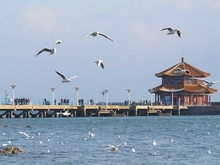
%> input picture 1.1 图像多分辨率金字塔/1.1 图像多分辨率金字塔/qingdao.JPG, 220 x 165 px, shrunk from 480 x 360 before the run
$ octave --eval "result = SIFT(rgb2gray(imread('../../1.1 图像多分辨率金字塔/1.1 图像多分辨率金字塔/qingdao.JPG')));"   (GNU Octave 9; MATLAB toolbox functions it lacks are replaced by stand-ins)
%> lines starting %> are read from the running program, lines starting %| are printed output that depends on the picture; in (x1, y1, x2, y2) boxes, pixels count from 0 and x2, y2 are one past the last pixel; in counts of white or black regions, pixels touching at a corner belong together; the program's own positions count from 1
### 1.6 尺度不变特征提取/1.6 尺度不变特征提取/gaussian_filter.m
function g = gaussian_filter( sigma)

% 功能：生成一维高斯滤波器
% 输入：
% sigma – 高斯滤波器的标准差
% 输出：
% g – 高斯滤波器

   sample = 7.0/2.0;

n = 2*round(sample * sigma)+1;

x=1:n;
x=x-ceil(n/2);

g = exp(-(x.^2)/(2*sigma^2))/(sigma*sqrt(2*pi));

### 1.6 尺度不变特征提取/1.6 尺度不变特征提取/SIFT.m
function [ pos, scale, orient, desc ] = SIFT( im, octaves, intervals, object_mask, contrast_threshold, curvature_threshold, interactive )

% 功能：提取灰度图像的尺度不变特征（SIFT特征）
% 输入:
% im - 灰度图像，该图像的灰度值在0到1之间（注意：应首先对输入图像的灰度值进行归一化处理）
% octaves - 金字塔的组数：octaves (默认值为4).
% intervals - 该输入参数决定每组金字塔的层数(默认值为 2).
% object_mask - 确定图像中尺度不变特征点的搜索区域，如果没有特别指出，则算法将搜索整个图像
% contrast_threshold - 对比度阈值(默认值为0.03).
% curvature_threshold - 曲率阈值（默认值为10.0）.
% interactive - 函数运行显示标志，将其设定为1,则显示算法运行时间和过程的相关信息；
% 如果将其设定为2，则仅显示最终运行记过(default = 1).
% 输出:
% pos - Nx2 矩阵，每一行包括尺度不变特征点的坐标(x,y)
% scale - Nx3 矩阵，每一行包括尺度不变特征点的尺度信息(第一列是尺度不变特征点所在的组，
%   第二列是其所在的层, 第三列是尺度不变特征点的sigma).
% orient - Nx1 向量，每个元素是特征点的主方向，其范围在 [-pi,pi)之间.
% desc - Nx128 矩阵，每一行包含特征点的特征向量.
% 参考文献:
% [1] David G. Lowe, "Distinctive Image Features from Sacle-Invariant Keypoints",
%     accepted for publicatoin in the International Journal of Computer
%     Vision, 2004.
% [2] David G. Lowe, "Object Recognition from Local Scale-Invariant Features",
%     Proc. of the International Conference on Computer Vision, Corfu,
%     September 1999.
%
% Xiaochuan ZHAO;zhaoxch@bit.edu.cn


% 设定输入量的默认值
if ~exist('octaves')
   octaves = 4;
end
if ~exist('intervals')
   intervals = 2;
end
if ~exist('object_mask')
   object_mask = ones(size(im));
end
if size(object_mask) ~= size(im)
   object_mask = ones(size(im));
end
if ~exist('contrast_threshold')
   contrast_threshold = 0.02;
end
if ~exist('curvature_threshold')
   curvature_threshold = 10.0;
end
if ~exist('interactive')
   interactive = 1;
end


% 检验输入灰度图像的像素灰度值是否已归一化到[0,1]
if( (min(im(:)) < 0) | (max(im(:)) > 1) )
   fprintf( 2, 'Warning: image not normalized to [0,1].\n' );
end


% 将输入图像经过高斯平滑处理，采用双线性差值将其扩大一倍.
if interactive >= 1
   fprintf( 2, 'Doubling image size for first octave...\n' );
end
tic;
antialias_sigma = 0.5;
if antialias_sigma == 0
   signal = im;
else
   g = gaussian_filter( antialias_sigma );
   if exist('corrsep') == 3
	   signal = corrsep( g, g, im );
   else
      signal = conv2( g, g, im, 'same' );
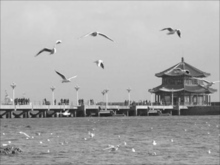
%> signal: size 165x220 double; min 30.94, max 254.9, mean 169.4
   end
end
signal = im;
%> signal: size 165x220 uint8
[X Y] = meshgrid( 1:0.5:size(signal,2), 1:0.5:size(signal,1) );
signal = interp2( signal, X, Y, '*linear' );
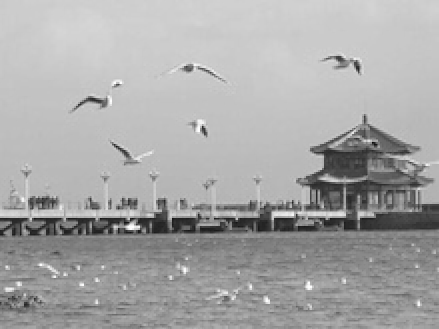
%> signal: size 329x439 uint8; min 6, max 254, mean 167.2
subsample = [0.5]; %  降采样率；


%下一步是生成高斯和差分高斯(DOG)金字塔，这两个金字塔的数据分别存储在名为gauss_pyr{orient,interval}
% 和DOG_pyr{orient,interval}的元胞数字中。高斯金字塔含有s+3层，差分高斯金字塔含有s+2层。
if interactive >= 1
   fprintf( 2, 'Prebluring image...\n' );
end
preblur_sigma = sqrt(sqrt(2)^2 - (2*antialias_sigma)^2);
if preblur_sigma == 0
   gauss_pyr{1,1} = signal;
else
   g = gaussian_filter( preblur_sigma );
   if exist('corrsep') == 3
      gauss_pyr{1,1} = corrsep( g, g, signal );
   else
      gauss_pyr{1,1} = conv2( g, g, signal, 'same' );
   end
end
clear signal
pre_time = toc;
if interactive >= 1
   fprintf( 2, 'Preprocessing time %.2f seconds.\n', pre_time );
end


% 第一组第一层的sigma
initial_sigma = sqrt( (2*antialias_sigma)^2 + preblur_sigma^2 );


% 记录每一层和每一个尺度的sigma
absolute_sigma = zeros(octaves,intervals+3);
absolute_sigma(1,1) = initial_sigma * subsample(1);


% 记录产生金字塔的滤波器的尺寸和标准差
filter_size = zeros(octaves,intervals+3);
filter_sigma = zeros(octaves,intervals+3);


% 生成高斯和差分高斯金字塔
if interactive >= 1
   fprintf( 2, 'Expanding the Gaussian and DOG pyramids...\n' );
end
tic;
for octave = 1:octaves
   if interactive >= 1
      fprintf( 2, '\tProcessing octave %d: image size %d x %d subsample %.1f\n', octave, size(gauss_pyr{octave,1},2), size(gauss_pyr{octave,1},1), subsample(octave) );
      fprintf( 2, '\t\tInterval 1 sigma %f\n', absolute_sigma(octave,1) );
   end
   sigma = initial_sigma;
   g = gaussian_filter( sigma );
   filter_size( octave, 1 ) = length(g);
   filter_sigma( octave, 1 ) = sigma;
   DOG_pyr{octave} = zeros(size(gauss_pyr{octave,1},1),size(gauss_pyr{octave,1},2),intervals+2);
   for interval = 2:(intervals+3)


      % 计算生成下一层几何采样金字塔的标准差
      % 其中，sigma_i+1 = k*sigma.
      %  sigma_i+1^2 = sigma_f,i^2 + sigma_i^2
      %  (k*sigma_i)^2 = sigma_f,i^2 + sigma_i^2
      % 因此:
      %      sigma_f,i = sqrt(k^2 - 1)sigma_i
      %  对于扩展的组（span the octave），k = 2^(1/intervals)
      % 所以
      %  sigma_f,i = sqrt(2^(2/intervals) - 1)sigma_i

      sigma_f = sqrt(2^(2/intervals) - 1)*sigma;
      g = gaussian_filter( sigma_f );
      sigma = (2^(1/intervals))*sigma;


      % 记录sigma的值
      absolute_sigma(octave,interval) = sigma * subsample(octave);


      % 记录滤波器的尺寸和标准差
      filter_size(octave,interval) = length(g);
      filter_sigma(octave,interval) = sigma;

      if exist('corrsep') == 3
         gauss_pyr{octave,interval} = corrsep( g, g, gauss_pyr{octave,interval-1} );
      else
         gauss_pyr{octave,interval} = conv2( g, g, gauss_pyr{octave,interval-1}, 'same' );
      end
      DOG_pyr{octave}(:,:,interval-1) = gauss_pyr{octave,interval} - gauss_pyr{octave,interval-1};

      if interactive >= 1
         fprintf( 2, '\t\tInterval %d sigma %f\n', interval, absolute_sigma(octave,interval) );
      end
   end
   if octave < octaves

      sz = size(gauss_pyr{octave,intervals+1});
      [X Y] = meshgrid( 1:2:sz(2), 1:2:sz(1) );
      gauss_pyr{octave+1,1} = interp2(gauss_pyr{octave,intervals+1},X,Y,'*nearest');
      absolute_sigma(octave+1,1) = absolute_sigma(octave,intervals+1);
      subsample = [subsample subsample(end)*2];
   end
end
%> this loop made 4 passes
%> sz on passes 1 to 3: [329 439], [165 220], [83 110]
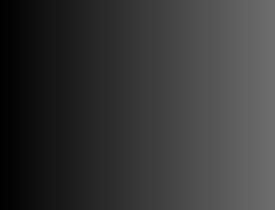
%> X: size 42x55 double (shown 5 times larger); min 1, max 109, mean 55
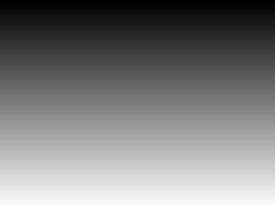
%> Y: size 42x55 double (shown 5 times larger); min 1, max 83, mean 42; drawn with min black and max white
%> after the loop, DOG_pyr = 4 items; absolute_sigma = [0.707 1 1.41 2 2.83; 1.41 2 2.83 4 5.66; 2.83 4 5.66 8 11.31; 5.66 8 11.31 16 22.63]; filter_sigma = [1.41 2 2.83 4 5.66; 1.41 2 2.83 4 5.66; 1.41 2 2.83 4 5.66; 1.41 2 2.83 4 5.66]; filter_size = [11 11 15 21 29; 11 11 15 21 29; 11 11 15 21 29; 11 11 15 21 29]; gauss_pyr = 20 items; subsample = [0.5 1 2 4]
pyr_time = toc;
if interactive >= 1
   fprintf( 2, 'Pryamid processing time %.2f seconds.\n', pyr_time );
end


% 在交互模式下显示高斯金字塔
if interactive >= 2
   sz = zeros(1,2);
   sz(2) = (intervals+3)*size(gauss_pyr{1,1},2);
   for octave = 1:octaves
      sz(1) = sz(1) + size(gauss_pyr{octave,1},1);
   end
   pic = zeros(sz);
   y = 1;
   for octave = 1:octaves
      x = 1;
      sz = size(gauss_pyr{octave,1});
      for interval = 1:(intervals + 3)
			pic(y:(y+sz(1)-1),x:(x+sz(2)-1)) = gauss_pyr{octave,interval};
         x = x + sz(2);
      end
      y = y + sz(1);
   end
   fig = figure;
   clf;
   imshow(pic);
   resizeImageFig( fig, size(pic), 0.25 );
   fprintf( 2, 'The gaussian pyramid (0.25 scale).\nPress any key to continue.\n' );
   pause;
   close(fig)
end


% 在交互模式下显示差分高斯金字塔
if interactive >= 2
   sz = zeros(1,2);
   sz(2) = (intervals+2)*size(DOG_pyr{1}(:,:,1),2);
   for octave = 1:octaves
      sz(1) = sz(1) + size(DOG_pyr{octave}(:,:,1),1);
   end
   pic = zeros(sz);
   y = 1;
   for octave = 1:octaves
      x = 1;
      sz = size(DOG_pyr{octave}(:,:,1));
      for interval = 1:(intervals + 2)
			pic(y:(y+sz(1)-1),x:(x+sz(2)-1)) = DOG_pyr{octave}(:,:,interval);
         x = x + sz(2);
      end
      y = y + sz(1);
   end
   fig = figure;
   clf;
   imagesc(pic);
   resizeImageFig( fig, size(pic), 0.25 );
   fprintf( 2, 'The DOG pyramid (0.25 scale).\nPress any key to continue.\n' );
   pause;
   close(fig)
end


% 下一步是查找差分高斯金字塔中的局部极值，并通过曲率和照度进行检验
curvature_threshold = ((curvature_threshold + 1)^2)/curvature_threshold;


% 二阶微分核
xx = [ 1 -2  1 ];
yy = xx';
xy = [ 1 0 -1; 0 0 0; -1 0 1 ]/4;


raw_keypoints = [];
contrast_keypoints = [];
curve_keypoints = [];


% 在高斯金字塔中查找局部极值
if interactive >= 1
   fprintf( 2, 'Locating keypoints...\n' );
end
tic;
loc = cell(size(DOG_pyr));
%> loc = {[], [], [], []}
for octave = 1:octaves
   if interactive >= 1
      fprintf( 2, '\tProcessing octave %d\n', octave );
   end
   for interval = 2:(intervals+1)
      keypoint_count = 0;
      contrast_mask = abs(DOG_pyr{octave}(:,:,interval)) >= contrast_threshold;
      loc{octave,interval} = zeros(size(DOG_pyr{octave}(:,:,interval)));
      if exist('corrsep') == 3
         edge = 1;
      else
         edge = ceil(filter_size(octave,interval)/2);
      end
      for y=(1+edge):(size(DOG_pyr{octave}(:,:,interval),1)-edge)
         for x=(1+edge):(size(DOG_pyr{octave}(:,:,interval),2)-edge)

            if object_mask(round(y*subsample(octave)),round(x*subsample(octave))) == 1


               if( (interactive >= 2) | (contrast_mask(y,x) == 1) )


                  % 通过空间核尺度检测最大值和最小值
                  tmp = DOG_pyr{octave}((y-1):(y+1),(x-1):(x+1),(interval-1):(interval+1));
                  pt_val = tmp(2,2,2);
                  if( (pt_val == min(tmp(:))) | (pt_val == max(tmp(:))) )

                     % 存储对灰度大于对比度阈值的点的坐标
                     raw_keypoints = [raw_keypoints; x*subsample(octave) y*subsample(octave)];

                     if abs(DOG_pyr{octave}(y,x,interval)) >= contrast_threshold

                        contrast_keypoints = [contrast_keypoints; raw_keypoints(end,:)];


                        % 计算局部极值的Hessian矩阵
                        Dxx = sum(DOG_pyr{octave}(y,x-1:x+1,interval) .* xx);
                        Dyy = sum(DOG_pyr{octave}(y-1:y+1,x,interval) .* yy);
                        Dxy = sum(sum(DOG_pyr{octave}(y-1:y+1,x-1:x+1,interval) .* xy));


                        % 计算Hessian矩阵的直迹和行列式.
                        Tr_H = Dxx + Dyy;
                        Det_H = Dxx*Dyy - Dxy^2;


                        % 计算主曲率.
                        curvature_ratio = (Tr_H^2)/Det_H;

                        if ((Det_H >= 0) & (curvature_ratio < curvature_threshold))

                           % 存储主曲率小于阈值的的极值点的坐标（非边缘点）
                           curve_keypoints = [curve_keypoints; raw_keypoints(end,:)];

                           % 将该点的位置的坐标设为1，并计算点的数量.
                           loc{octave,interval}(y,x) = 1;
                           keypoint_count = keypoint_count + 1;
                        end
                     end
                  end
               end
            end
         end
      end
      if interactive >= 1
         fprintf( 2, '\t\t%d keypoints found on interval %d\n', keypoint_count, interval );
      end
   end
end
%> after the loop, Det_H = 2.03; Dxx = -1.6; Dxy = -0.225; Dyy = -1.3; Tr_H = -2.9; contrast_keypoints = 368 rows, first 12: [125.5 6; 90.5 7; 19 7.5; 100 7.5; 109 7.5; 173 9; 143 9.5; 62.5 10; 189.5 10; 11 10.5; 66 10.5; 71 10.5]; curvature_ratio = 4.14; curve_keypoints = 317 rows, first 12: [125.5 6; 90.5 7; 19 7.5; 100 7.5; 109 7.5; 173 9; 143 9.5; 62.5 10; 189.5 10; 11 10.5; 66 10.5; 71 10.5]; edge = 8; loc = 16 items; pt_val = -8.24; raw_keypoints has the same summary as contrast_keypoints
keypoint_time = toc;
if interactive >= 1
   fprintf( 2, 'Keypoint location time %.2f seconds.\n', keypoint_time );
end


% 在交互模式下显示特征点检测的结果.
if interactive >= 2
   fig = figure;
   clf;
   imshow(im);
   hold on;
   plot(raw_keypoints(:,1),raw_keypoints(:,2),'y+');
   resizeImageFig( fig, size(im), 2 );
   fprintf( 2, 'DOG extrema (2x scale).\nPress any key to continue.\n' );
   pause;
   close(fig);
   fig = figure;
   clf;
   imshow(im);
   hold on;
   plot(contrast_keypoints(:,1),contrast_keypoints(:,2),'y+');
   resizeImageFig( fig, size(im), 2 );
   fprintf( 2, 'Keypoints after removing low contrast extrema (2x scale).\nPress any key to continue.\n' );
   pause;
   close(fig);
   fig = figure;
   clf;
   imshow(im);
   hold on;
   plot(curve_keypoints(:,1),curve_keypoints(:,2),'y+');
   resizeImageFig( fig, size(im), 2 );
   fprintf( 2, 'Keypoints after removing edge points using principal curvature filtering (2x scale).\nPress any key to continue.\n' );
   pause;
   close(fig);
end
clear raw_keypoints contrast_keypoints curve_keypoints


% 下一步是计算特征点的主方向.
% 在特征点的一个区域内计算其梯度直方图
g = gaussian_filter( 1.5 * absolute_sigma(1,intervals+3) / subsample(1) );
%> g = 61 values, max 0.047 at index 31, min 9.08e-05 at index 1, mean 0.0164
zero_pad = ceil( length(g) / 2 );
%> zero_pad = 31


% 计算高斯金字塔图像的梯度方向和幅值
if interactive >= 1
   fprintf( 2, 'Computing gradient magnitude and orientation...\n' );
end
tic;
mag_thresh = zeros(size(gauss_pyr));
mag_pyr = cell(size(gauss_pyr));
%> mag_pyr = 20 items
grad_pyr = cell(size(gauss_pyr));
%> grad_pyr = 20 items
for octave = 1:octaves
   for interval = 2:(intervals+1)

      % 计算x,y的差分
      diff_x = 0.5*(gauss_pyr{octave,interval}(2:(end-1),3:(end))-gauss_pyr{octave,interval}(2:(end-1),1:(end-2)));
      diff_y = 0.5*(gauss_pyr{octave,interval}(3:(end),2:(end-1))-gauss_pyr{octave,interval}(1:(end-2),2:(end-1)));


      % 计算梯度幅值
      mag = zeros(size(gauss_pyr{octave,interval}));
      mag(2:(end-1),2:(end-1)) = sqrt( diff_x .^ 2 + diff_y .^ 2 );


      % 存储高斯金字塔梯度幅值
      mag_pyr{octave,interval} = zeros(size(mag)+2*zero_pad);
      mag_pyr{octave,interval}((zero_pad+1):(end-zero_pad),(zero_pad+1):(end-zero_pad)) = mag;


      % 计算梯度主方向
      grad = zeros(size(gauss_pyr{octave,interval}));
      grad(2:(end-1),2:(end-1)) = atan2( diff_y, diff_x );
      grad(find(grad == pi)) = -pi;


      % 存储高斯金字塔梯度主方向
      grad_pyr{octave,interval} = zeros(size(grad)+2*zero_pad);
      grad_pyr{octave,interval}((zero_pad+1):(end-zero_pad),(zero_pad+1):(end-zero_pad)) = grad;
   end
end
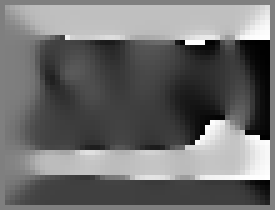
%> grad: size 42x55 double (shown 5 times larger); min -3.14, max 3.14, mean -0.42; drawn with min black and max white
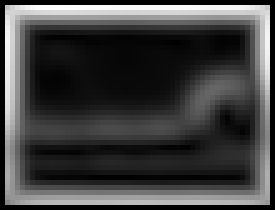
%> mag: size 42x55 double (shown 5 times larger); min 0, max 32.91, mean 8.2; drawn with min black and max white
clear mag grad
grad_time = toc;
if interactive >= 1
   fprintf( 2, 'Gradient calculation time %.2f seconds.\n', grad_time );
end


% 下一步是确定特征点的主方向
% 方法：通过寻找每个关键点的子区域内梯度直方图的峰值（注：每个关键点的主方向可以有不止一个）


% 将灰度直方图分为36等分，每隔10度一份
num_bins = 36;
hist_step = 2*pi/num_bins;
hist_orient = [-pi:hist_step:(pi-hist_step)];


% 初始化关键点的位置、方向和尺度信息
pos = [];
orient = [];
scale = [];


% 给关键点确定主方向
if interactive >= 1
   fprintf( 2, 'Assigining keypoint orientations...\n' );
end
tic;
for octave = 1:octaves
   if interactive >= 1
      fprintf( 2, '\tProcessing octave %d\n', octave );
   end
   for interval = 2:(intervals + 1)
      if interactive >= 1
         fprintf( 2, '\t\tProcessing interval %d ', interval );
      end
      keypoint_count = 0;


      % 构造高斯加权掩模
      g = gaussian_filter( 1.5 * absolute_sigma(octave,interval)/subsample(octave) );
      hf_sz = floor(length(g)/2);
      g = g'*g;


      loc_pad = zeros(size(loc{octave,interval})+2*zero_pad);
      loc_pad((zero_pad+1):(end-zero_pad),(zero_pad+1):(end-zero_pad)) = loc{octave,interval};


      [iy ix]=find(loc_pad==1);
      for k = 1:length(iy)

         x = ix(k);
         y = iy(k);
         wght = g.*mag_pyr{octave,interval}((y-hf_sz):(y+hf_sz),(x-hf_sz):(x+hf_sz));
         grad_window = grad_pyr{octave,interval}((y-hf_sz):(y+hf_sz),(x-hf_sz):(x+hf_sz));
         orient_hist=zeros(length(hist_orient),1);
         for bin=1:length(hist_orient)

            diff = mod( grad_window - hist_orient(bin) + pi, 2*pi ) - pi;


            orient_hist(bin)=orient_hist(bin)+sum(sum(wght.*max(1 - abs(diff)/hist_step,0)));

         end


         % 运用非极大抑制法查找主方向直方图的峰值
         peaks = orient_hist;
         rot_right = [ peaks(end); peaks(1:end-1) ];
         rot_left = [ peaks(2:end); peaks(1) ];
         peaks( find(peaks < rot_right) ) = 0;
         peaks( find(peaks < rot_left) ) = 0;


         % 提取最大峰值的值和其索引位置
         [max_peak_val ipeak] = max(peaks);


         % 将大于等于最大峰值80% 的直方图的也确定为特征点的主方向
         peak_val = max_peak_val;
         while( peak_val > 0.8*max_peak_val )

            % 最高峰值最近的三个柱值通过抛物线插值精确得到
            A = [];
            b = [];
            for j = -1:1
               A = [A; (hist_orient(ipeak)+hist_step*j).^2 (hist_orient(ipeak)+hist_step*j) 1];
	            bin = mod( ipeak + j + num_bins - 1, num_bins ) + 1;
               b = [b; orient_hist(bin)];
            end
            c = pinv(A)*b;
            max_orient = -c(2)/(2*c(1));
            while( max_orient < -pi )
               max_orient = max_orient + 2*pi;
            end
            while( max_orient >= pi )
               max_orient = max_orient - 2*pi;
            end


            % 存储关键点的位置、主方向和尺度信息
            pos = [pos; [(x-zero_pad) (y-zero_pad)]*subsample(octave) ];
            orient = [orient; max_orient];
            scale = [scale; octave interval absolute_sigma(octave,interval)];
            keypoint_count = keypoint_count + 1;


            peaks(ipeak) = 0;
            [peak_val ipeak] = max(peaks);
         end
      end
      if interactive >= 1
         fprintf( 2, '(%d keypoints)\n', keypoint_count );
      end
   end
end
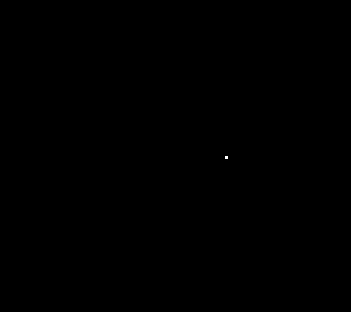
%> loc_pad: size 104x117 double (shown 3 times larger); values 0 (black) and 1 (white), 0.01% white in thin lines or dots, all inside (x1, y1, x2, y2) = (75, 52, 76, 53)
%> after the loop, orient = 396 values, max 3.13 at index 216, min -3.12 at index 370, mean -0.624; orient_hist = 36 values, max 0.736 at index 4, min 0 at index 19, mean 0.204; peaks = 36 values, max 0.131 at index 29, min 0 at index 1, mean 0.00403; pos = 396 rows, first 12: [4.5 116.5; 11 10.5; 11 30; 11 30; 11 69; 11 69; 12 20.5; 12 76.5; 12 76.5; 12 76.5; 13.5 13.5; 14 67]; scale = 396 rows, first 12: [1 2 1; 1 2 1; 1 2 1; 1 2 1; 1 2 1; 1 2 1; 1 2 1; 1 2 1; 1 2 1; 1 2 1; 1 2 1; 1 2 1]
clear loc loc_pad
orient_time = toc;
if interactive >= 1
   fprintf( 2, 'Orientation assignment time %.2f seconds.\n', orient_time );
end


% 在交互模式下显示关键点的尺度和主方向信息
if interactive >= 2
   fig = figure;
   clf;
   imshow(im);
   hold on;
   display_keypoints( pos, scale(:,3), orient, 'y' );
   resizeImageFig( fig, size(im), 2 );
   fprintf( 2, 'Final keypoints with scale and orientation (2x scale).\nPress any key to continue.\n' );
   pause;
   close(fig);
end


% SIFT 算法的最后一步是特征向量生成


orient_bin_spacing = pi/4;
orient_angles = [-pi:orient_bin_spacing:(pi-orient_bin_spacing)];


grid_spacing = 4;
[x_coords y_coords] = meshgrid( [-6:grid_spacing:6] );
feat_grid = [x_coords(:) y_coords(:)]';
[x_coords y_coords] = meshgrid( [-(2*grid_spacing-0.5):(2*grid_spacing-0.5)] );
feat_samples = [x_coords(:) y_coords(:)]';
feat_window = 2*grid_spacing;


desc = [];


if interactive >= 1
   fprintf( 2, 'Computing keypoint feature descriptors for %d keypoints', size(pos,1) );
end
for k = 1:size(pos,1)
   x = pos(k,1)/subsample(scale(k,1));
   y = pos(k,2)/subsample(scale(k,1));


   % 将坐标轴旋转为关键点的方向，以确保旋转不变性
   M = [cos(orient(k)) -sin(orient(k)); sin(orient(k)) cos(orient(k))];
   feat_rot_grid = M*feat_grid + repmat([x; y],1,size(feat_grid,2));
   feat_rot_samples = M*feat_samples + repmat([x; y],1,size(feat_samples,2));


   % 初始化特征向量.
   feat_desc = zeros(1,128);


   for s = 1:size(feat_rot_samples,2)
      x_sample = feat_rot_samples(1,s);
      y_sample = feat_rot_samples(2,s);


      % 在采样位置进行梯度插值
      [X Y] = meshgrid( (x_sample-1):(x_sample+1), (y_sample-1):(y_sample+1) );
      G = interp2( gauss_pyr{scale(k,1),scale(k,2)}, X, Y, '*linear' );
      G(find(isnan(G))) = 0;
      diff_x = 0.5*(G(2,3) - G(2,1));
      diff_y = 0.5*(G(3,2) - G(1,2));
      mag_sample = sqrt( diff_x^2 + diff_y^2 );
      grad_sample = atan2( diff_y, diff_x );
      if grad_sample == pi
         grad_sample = -pi;
      end


      % 计算x、y方向上的权重
      x_wght = max(1 - (abs(feat_rot_grid(1,:) - x_sample)/grid_spacing), 0);
      y_wght = max(1 - (abs(feat_rot_grid(2,:) - y_sample)/grid_spacing), 0);
      pos_wght = reshape(repmat(x_wght.*y_wght,8,1),1,128);


      diff = mod( grad_sample - orient(k) - orient_angles + pi, 2*pi ) - pi;
      orient_wght = max(1 - abs(diff)/orient_bin_spacing,0);
      orient_wght = repmat(orient_wght,1,16);


      % 计算高斯权重
      g = exp(-((x_sample-x)^2+(y_sample-y)^2)/(2*feat_window^2))/(2*pi*feat_window^2);


      feat_desc = feat_desc + pos_wght.*orient_wght*g*mag_sample;
   end


   % 将特征向量的长度归一化，则可以进一步去除光照变化的影响.
   feat_desc = feat_desc / norm(feat_desc);


   feat_desc( find(feat_desc > 0.2) ) = 0.2;
   feat_desc = feat_desc / norm(feat_desc);


   % 存储特征向量.
   desc = [desc; feat_desc];
   if (interactive >= 1) & (mod(k,25) == 0)
      fprintf( 2, '.' );
   end
end
desc_time = toc;


% 调整采样偏差
sample_offset = -(subsample - 1);
for k = 1:size(pos,1)
   pos(k,:) = pos(k,:) + sample_offset(scale(k,1));
end


if size(pos,1) > 0
	scale = scale(:,3);
end


% 在交互模式下显示运行过程耗时.
if interactive >= 1
   fprintf( 2, '\nDescriptor processing time %.2f seconds.\n', desc_time );
   fprintf( 2, 'Processing time summary:\n' );
   fprintf( 2, '\tPreprocessing:\t%.2f s\n', pre_time );
   fprintf( 2, '\tPyramid:\t%.2f s\n', pyr_time );
   fprintf( 2, '\tKeypoints:\t%.2f s\n', keypoint_time );
   fprintf( 2, '\tGradient:\t%.2f s\n', grad_time );
   fprintf( 2, '\tOrientation:\t%.2f s\n', orient_time );
   fprintf( 2, '\tDescriptor:\t%.2f s\n', desc_time );
   fprintf( 2, 'Total processing time %.2f seconds.\n', pre_time + pyr_time + keypoint_time + grad_time + orient_time + desc_time );
end
%> (the run ends here)
